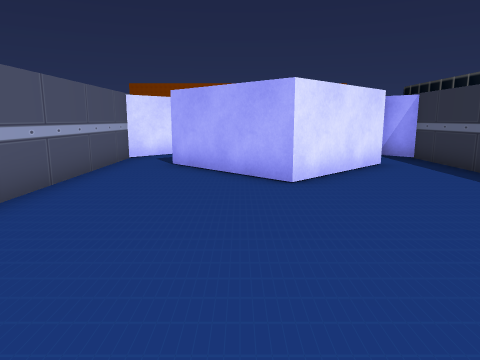
View 1 (above)

14 first-person views from a walk through a scene from a Unity 3-D project. The camera is 1.2 m above the floor, tilts 10° down and sees 70° across. The floor is counted in squares, 1 m on a side. Each view is taken from the middle of a square. On the plan, view 1 faces up. The plan holds only what a view shows up to about 14 squares ahead; the rest is blank. The place goes on beyond the plan. The player is left out. Some animated figures are not drawn.

View 2
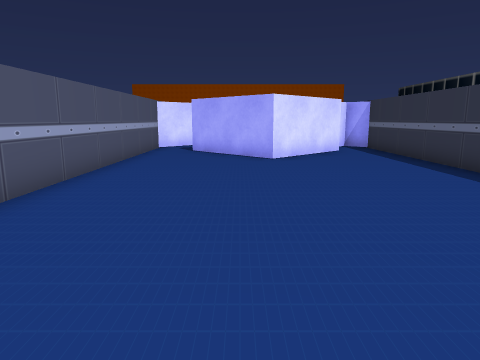

View 3
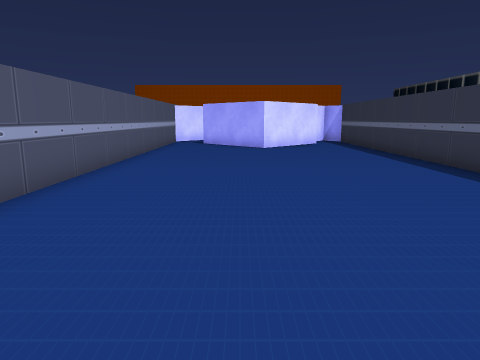

View 4
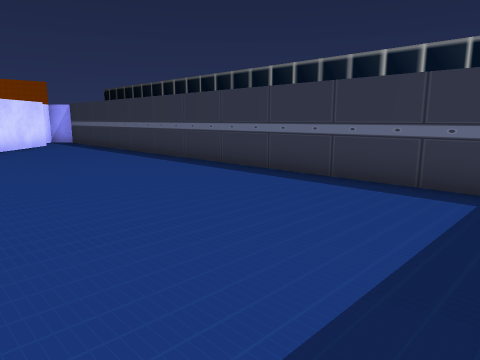

View 5
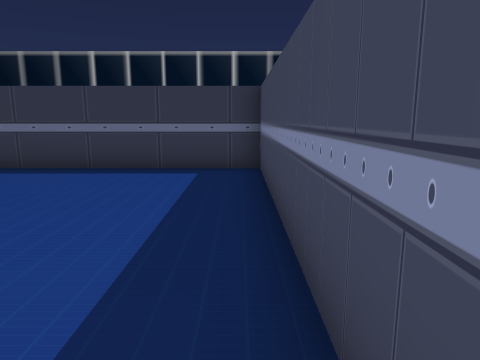

View 6
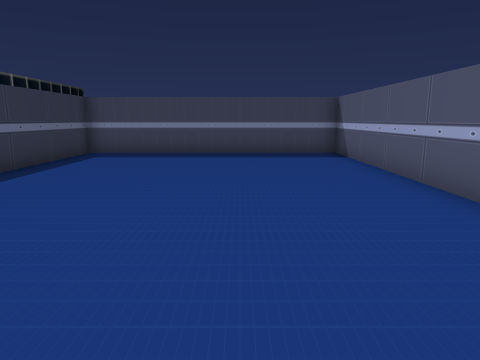

View 7
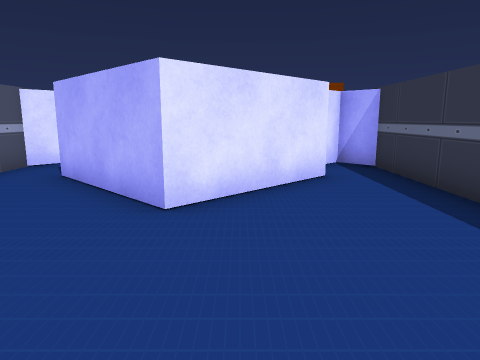

View 8
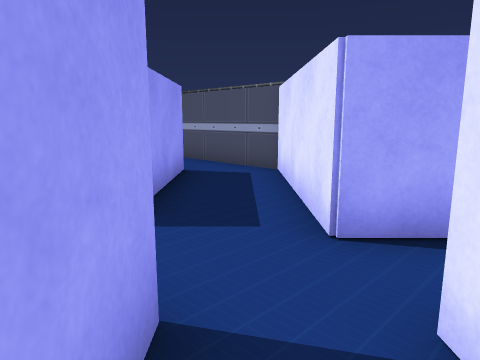

View 9
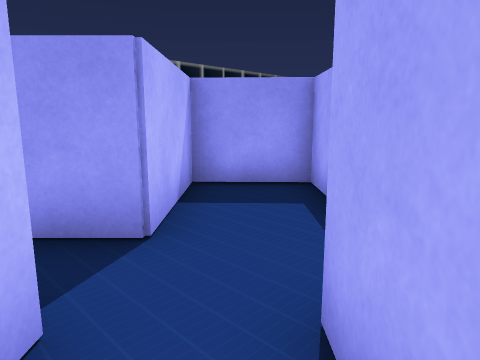

View 10
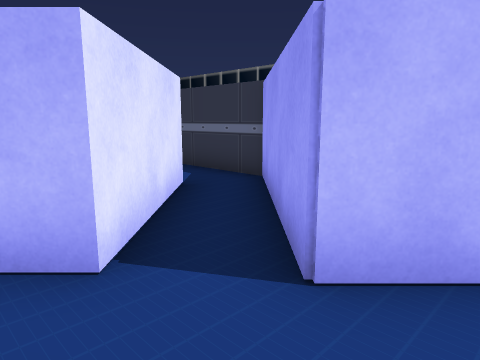

View 11
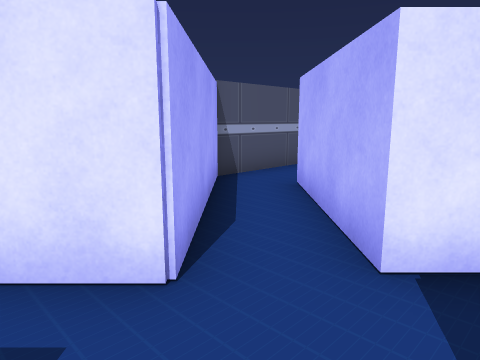

View 12
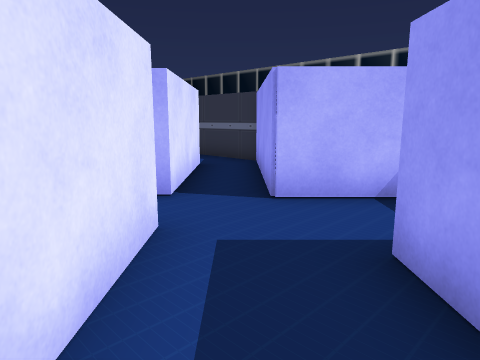

View 13
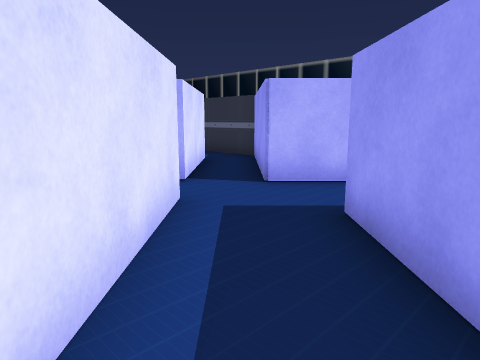

View 14
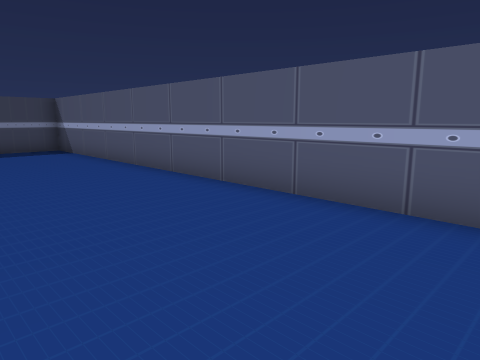

### Floor plan
Points are (right, up) in squares from view 1. A wall is a line through its corners. A room is listed if a view was taken in it or the views show most of it. See-through windows are left out.
Room 1 (views 1, 2, 3, 4, 5, 6, 7, 13, 14)
walls: (3.8, 9.3) (1, 6.4) (-1.8, 9.3); (-3.5, 10.8) (-3.5, -8.5) (5.5, -8.5) (5.5, 10.8) (4.7, 11.6) (4.2, 11.1)
ways out: opening at (-2, 11) to room 4
Room 2 (view 8)
walls: (3.9, 18.4) (1, 15.6); (2.7, 15) (5.5, 17.8)
ways out: opening at (2, 16) to room 4
Room 3 (view 9)
walls: (1, 15.6) (-1.9, 18.5); (-3.5, 17.8) (0, 14.3)
ways out: opening at (0, 15) to room 4
Room 4 (views 10, 11, 12)
walls: (0, 14.3) (-3.5, 10.8); (1.7, 11.4) (2.6, 10.5) (4.2, 12.1) (2, 14.3) (2.7, 15); (-1.8, 9.3) (1, 12.1)
ways out: opening at (-2, 11) to room 1; opening at (2, 16) to room 2; opening at (0, 15) to room 3

Where each view was taken, in squares from view 1:
view 1: 0 up, 0 right, facing up
view 2: 4 down, 0 right, facing up
view 3: 8 down, 0 right, facing up
view 4: 8 down, 1 left, facing up-right
view 5: 8 down, 3 left, facing right
view 6: 4 up, 0 right, facing down
view 7: 2 up, 2 right, facing up
view 8: 16 up, 3 right, facing down-left
view 9: 16 up, 1 left, facing down-right
view 10: 13 up, 0 right, facing up-right
view 11: 13 up, 2 right, facing up-left
view 12: 11 up, 2 left, facing up-right
view 13: 10 up, 3 left, facing up-right
view 14: 6 up, 1 right, facing down-left
